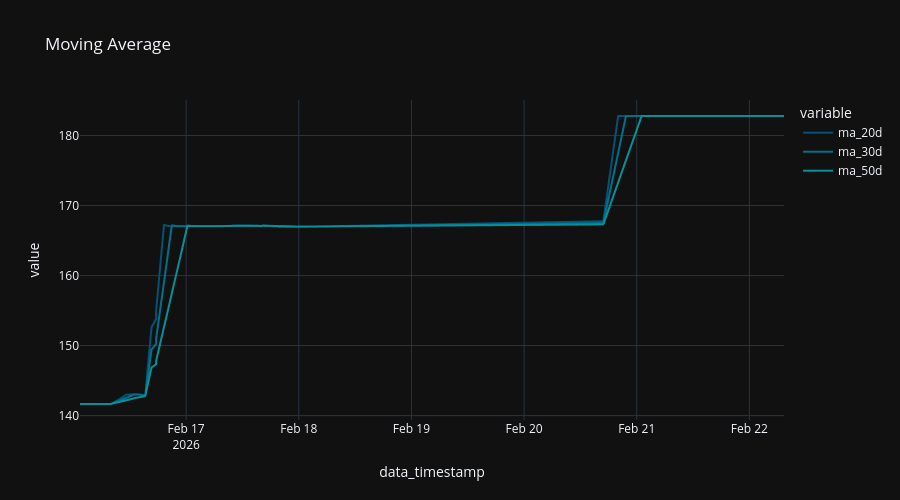

Write notebook code for a chart like this one.
### Code cell
x = df[df['ticker'] == asset_ticker][['data_timestamp', 'ma_20d', 'ma_30d', 'ma_50d', 'ticker']].sort_values(by="data_timestamp")

fig = px.line (
  x,
  "data_timestamp",
  ['ma_20d',"ma_30d", "ma_50d"],
  title='Moving Average',
#   color_discrete_sequence="Tealgrn_r",
)

fig.update_layout (
  height=500,
)

### Figure 1 — Plotly figure (JSON) as saved in the notebook; plotly's stock layout.template omitted (floating-point values rounded to 4 significant figures; data arrays with more than 128 entries replaced by an {"elided": "..."} marker saying what was removed)
{"data": [{"hovertemplate": "variable=ma_20d<br>data_timestamp=%{x}<br>value=%{y}<extra></extra>", "legendgroup": "ma_20d", "line": {"color": "rgb(4, 82, 117)", "dash": "solid"}, "marker": {"symbol": "circle"}, "mode": "lines", "name": "ma_20d", "showlegend": true, "type": "scattergl", "x": {"elided": "461 str values"}, "xaxis": "x", "y": {"elided": "461 float values"}, "yaxis": "y"}, {"hovertemplate": "variable=ma_30d<br>data_timestamp=%{x}<br>value=%{y}<extra></extra>", "legendgroup": "ma_30d", "line": {"color": "rgb(0, 113, 139)", "dash": "solid"}, "marker": {"symbol": "circle"}, "mode": "lines", "name": "ma_30d", "showlegend": true, "type": "scattergl", "x": {"elided": "461 str values"}, "xaxis": "x", "y": {"elided": "461 float values"}, "yaxis": "y"}, {"hovertemplate": "variable=ma_50d<br>data_timestamp=%{x}<br>value=%{y}<extra></extra>", "legendgroup": "ma_50d", "line": {"color": "rgb(8, 144, 153)", "dash": "solid"}, "marker": {"symbol": "circle"}, "mode": "lines", "name": "ma_50d", "showlegend": true, "type": "scattergl", "x": {"elided": "461 str values"}, "xaxis": "x", "y": {"elided": "461 float values"}, "yaxis": "y"}], "layout": {"height": 500, "legend": {"title": {"text": "variable"}, "tracegroupgap": 0}, "title": {"text": "Moving Average"}, "xaxis": {"anchor": "y", "domain": [0, 1], "title": {"text": "data_timestamp"}}, "yaxis": {"anchor": "x", "domain": [0, 1], "title": {"text": "value"}}}}
